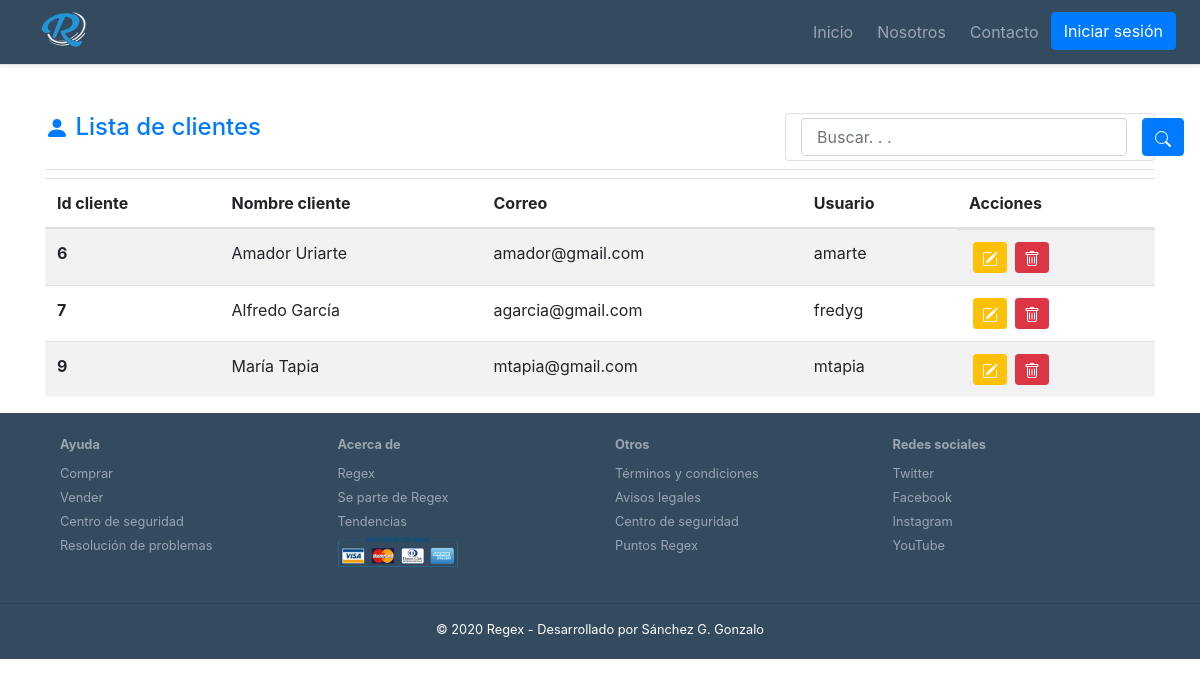
/clientes_listado.php, run on the app's committed database.
### tables this page shows
CREATE TABLE `usuarios` (
  `id_usuario` int(11) NOT NULL,
  `nombre` varchar(65) NOT NULL,
  `correo` varchar(100) NOT NULL,
  `usuario` varchar(45) NOT NULL,
  `contrasena` varchar(14) NOT NULL,
  `rol` int(1) NOT NULL
);

### class/DB.php (called while the page is built, shortened)
<?php
class DB
{
    static private $db;
    static function getConnection()
    {
        if (!isset(self::$db)) {
            try {
                self::$db = new PDO(
                    self::DSN,
                    self::USER,
                    self::PASSWORD,
                    [PDO::MYSQL_ATTR_INIT_COMMAND => 'SET NAMES ' . self::CHARSET]
                );
            } catch (Exception $e) {
                echo $e->getMessage();
            }
        }
        return self::$db;
    }
    static function getStatement($sql)
    {
        return self::getConnection()->prepare($sql);
    }
}

### class/Usuario.php (called while the page is built, shortened)
<?php
require_once 'DB.php';
class Usuario
{
    static public function getAllClients(){
        $rol = 4;
            $stmt = DB::getStatement('SELECT * FROM usuarios WHERE rol = :rol');
            $stmt->bindParam(':rol',$rol,PDO::PARAM_INT);
            $stmt->execute();
        return $stmt->fetchAll(PDO::FETCH_CLASS,'Usuario');
    }
}

### clientes_listado.php (the view, shortened to what this page needs)
<?php
require_once './class/Usuario.php';
require './require/header.php';
?>
<main role="main" class="mt5">
    <div class="mt-5">
        <div class="container mt-2">
            <div class="border-bottom mb-2 d-flex justify-content-between">
                <h4 class="text-primary">
                    <svg xmlns="http://www.w3.org/2000/svg" width="24" height="24" fill="currentColor" class="bi bi-person-fill" viewBox="0 0 16 16">
                        <path d="M3 14s-1 0-1-1 1-4 6-4 6 3 6 4-1 1-1 1H3zm5-6a3 3 0 1 0 0-6 3 3 0 0 0 0 6z"/>
                    </svg>
                    Lista de clientes
                </h4>
                <div class="card flex-row col-md-4 align-items-center mb-2">
                    <form class="flex-row form-check-inline align-items-center">
                        <input type="text" name="search" class="form-control my-1 col-12" id="inlineFormInput" placeholder="Buscar. . .">
                        <div class="col-auto">
                            <button type="submit" class="btn btn-primary my-1">
                            </button>
                        </div>
                    </form>
                </div>
            </div>
            <?php
            $getSearch = isset($_GET['search']) ? '%' . $_GET['search'] . '%' : '';
            if(!isset($_GET['search'])) {
                $clients = Usuario::getAllClients();
            }else{
                $clients = Usuario::searchClient($getSearch);
            }
            if($clients){
            ?>
            <table class="table table-striped">
                <thead>
                <tr>
                    <th scope="col">Id cliente</th>
                    <th scope="col">Nombre cliente</th>
                    <th scope="col">Correo</th>
                    <th scope="col">Usuario</th>
                    <th scope="col">Acciones</th>
                </tr>
                </thead>
                <tbody>
                <?php
                foreach($clients as $client){
                ?>
                    <tr>
                        <th scope="row"><?= $client->id_usuario ?></th>
                        <td><?= $client->nombre ?></td>
                        <td><?= $client->correo ?></td>
                        <td><?= $client->usuario ?></td>
                        <td class="text-center d-flex">
                            <button class="btn btn-sm btn-warning mx-1" type="button">
                                <a href="#">
                                </a>
                            </button>
                            <button class="btn btn-sm btn-danger mx-1" type="button">
                                <a href="#">
                                </a>
                            </button>
                        </td>
                    </tr>
                <?php
                  }
                ?>
                </tbody>
            </table>
            <?php
            }
            ?>
        </div>
    </div>
</main>
<?php
require './require/footer.php';

### css/regex-estilos.css (style rules this page uses)
:root { --dark-blue : #334A5F; --lblue : #2295D7; --slate-white : #F0F1F2; }

### data on the page
usuarios: id_usuario "6", nombre "Amador Uriarte", correo "amador@gmail.com", usuario "amarte"
usuarios: id_usuario "7", nombre "Alfredo García", correo "agarcia@gmail.com", usuario "fredyg"
usuarios: id_usuario "9", nombre "María Tapia", correo "mtapia@gmail.com", usuario "mtapia"
